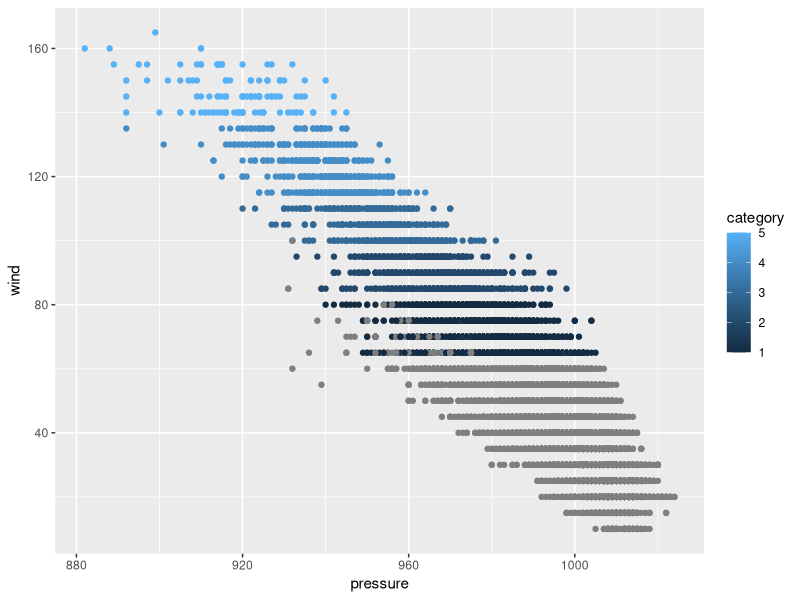

Reproduce this figure in R.
## ---- chunk 1
library(tidyverse)
ggplot(data = storms) +
geom_point(mapping = aes(x = pressure, y = wind, color = category))
